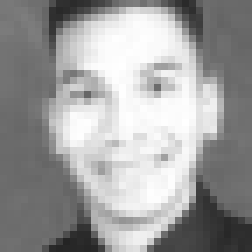
#> input picture Homework/PS4/ps4/data/caltech_faces/Caltech_CropFaces/caltech_web_crop_00012.jpg, 36 x 36 px (shown 7 times larger); its folder holds 4 pictures in this run
$ python detector.py   (Python 2 division)
#> lines starting #> are read from the running program, lines starting #| are printed output that depends on the picture
### Homework/PS4/ps4/utils.py
import os
from scipy.ndimage import imread
import numpy as np
import math
import matplotlib.pyplot as plt
import matplotlib.patches as patches

def get_positive_features(train_path_pos, cell_size, window_size, block_size, nbins):
    '''
    'train_path_pos' is a string. This directory contains 36x36 images of
      faces
    'feature_params' is a struct, with fields
      feature_params.template_size (probably 36), the number of pixels
         spanned by each train / test template and
      feature_params.hog_cell_size (default 6), the number of pixels in each
         HoG cell. template size should be evenly divisible by hog_cell_size.
         Smaller HoG cell sizes tend to work better, but they make things
         slower because the feature dimensionality increases and more
         importantly the step size of the classifier decreases at test time.

    'features_pos' is N by D matrix where N is the number of faces and D
    is the template dimensionality, which would be
      (feature_params.template_size / feature_params.hog_cell_size)^2 * 31
    if you're using the default vl_hog parameters
    '''
#> called with train_path_pos = 'data/caltech_faces/Caltech_CropFaces', cell_size = 6, window_size = array of shape (2,), block_size = 2, nbins = 9

    image_files = [os.path.join(train_path_pos, f) for f in os.listdir(train_path_pos) if f.endswith('.jpg')]
    num_images = len(image_files)
    total_block_size = block_size * cell_size
    template_size = int((np.floor((window_size[0] - 2) / (total_block_size / 2)) - 1) * (np.floor((window_size[1] - 2) / (total_block_size / 2)) - 1))
    D = template_size * block_size * block_size * nbins
    features_pos = np.zeros((num_images, D))
    for i in range(num_images):
        img = imread(image_files[i])
#> img is the input picture: shape (36, 36); min 36, max 255, mean 158.1
        features_pos[i] = compute_hog_features(img, cell_size, block_size, nbins).reshape(-1)
#> in compute_gradient, `xgrad = im[1:-1, :-2] - im[1:-1, 2:]`:
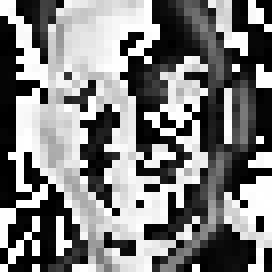
#> xgrad: shape (34, 34) (shown 8 times larger); min 0, max 255, mean 126.1
#> in compute_gradient, `ygrad = im[:-2, 1:-1] - im[2:, 1:-1]`:
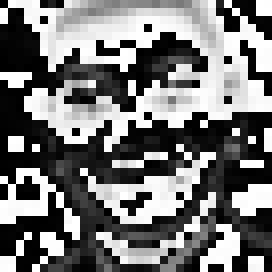
#> ygrad: shape (34, 34) (shown 8 times larger); min 0, max 255, mean 118.7
#> in compute_gradient, `angles = np.arctan2(ygrad, xgrad)`:
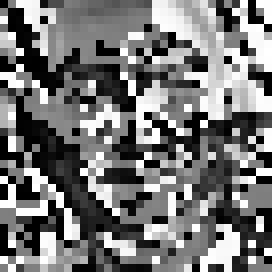
#> angles: shape (34, 34) float16 (shown 8 times larger); min 0, max 1.57, mean 0.726; drawn with min black and max white
#> in compute_gradient, `magnitudes = np.sqrt(xgrad ** 2 + ygrad ** 2)`:
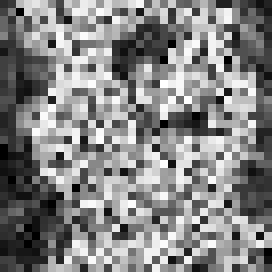
#> magnitudes: shape (34, 34) float16 (shown 8 times larger); min 0, max 15.91, mean 8.26; drawn with min black and max white
#> pass 2 of the loop in get_positive_features, `for i in range(num_images):`:
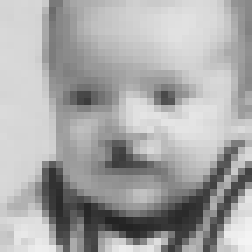
#> input picture Homework/PS4/ps4/data/caltech_faces/Caltech_CropFaces/caltech_web_crop_00108.jpg, 36 x 36 px (shown 7 times larger)
#> in get_positive_features, img is the input picture: shape (36, 36); min 35, max 244, mean 168
#> in compute_gradient (call 2), `angles = np.arctan2(ygrad, xgrad)`:
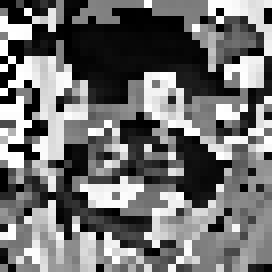
#> angles: shape (34, 34) float16 (shown 8 times larger); min 0, max 1.57, mean 0.694; drawn with min black and max white
#> in compute_gradient (call 2), `magnitudes = np.sqrt(xgrad ** 2 + ygrad ** 2)`:
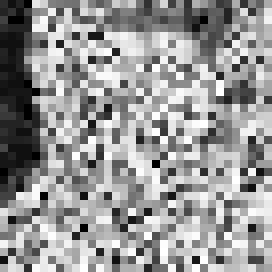
#> magnitudes: shape (34, 34) float16 (shown 8 times larger); min 0, max 15.91, mean 9.43; drawn with min black and max white
#> pass 3 of the loop in get_positive_features, `for i in range(num_images):`:
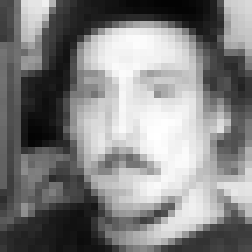
#> input picture Homework/PS4/ps4/data/caltech_faces/Caltech_CropFaces/caltech_web_crop_00674.jpg, 36 x 36 px (shown 7 times larger)
#> in get_positive_features, img is the input picture: shape (36, 36); min 3, max 255, mean 130.8
#> in compute_gradient (call 3), `angles = np.arctan2(ygrad, xgrad)`:
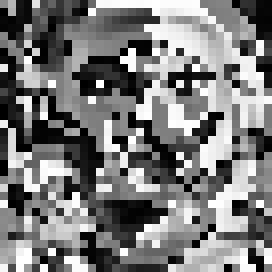
#> angles: shape (34, 34) float16 (shown 8 times larger); min 0, max 1.57, mean 0.758; drawn with min black and max white
#> in compute_gradient (call 3), `magnitudes = np.sqrt(xgrad ** 2 + ygrad ** 2)`:
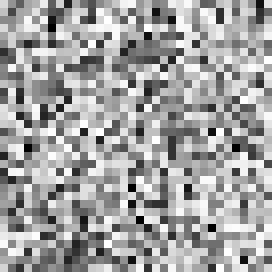
#> magnitudes: shape (34, 34) float16 (shown 8 times larger); min 0, max 15.91, mean 10.1; drawn with min black and max white
#> the loop made 4 passes; the first 3 are shown
    return features_pos

def get_random_negative_features(non_face_scn_path, cell_size, window_size, block_size, nbins, num_samples):
    '''
    'non_face_scn_path' is a string. This directory contains many images
      which have no faces in them.
    'feature_params' is a struct, with fields
      feature_params.template_size (probably 36), the number of pixels
         spanned by each train / test template and
      feature_params.hog_cell_size (default 6), the number of pixels in each
         HoG cell. template size should be evenly divisible by hog_cell_size.
         Smaller HoG cell sizes tend to work better, but they make things
         slower because the feature dimensionality increases and more
         importantly the step size of the classifier decreases at test time.
    'num_samples' is the number of random negatives to be mined, it's not
      important for the function to find exactly 'num_samples' non-face
      features, e.g. you might try to sample some number from each image, but
      some images might be too small to find enough.

    'features_neg' is N by D matrix where N is the number of non-faces and D
    is the template dimensionality, which would be
      (feature_params.template_size / feature_params.hog_cell_size)^2 * 31
    if you're using the default vl_hog parameters
    '''

#> (the run stopped early here; a loop or call above may not have finished)
